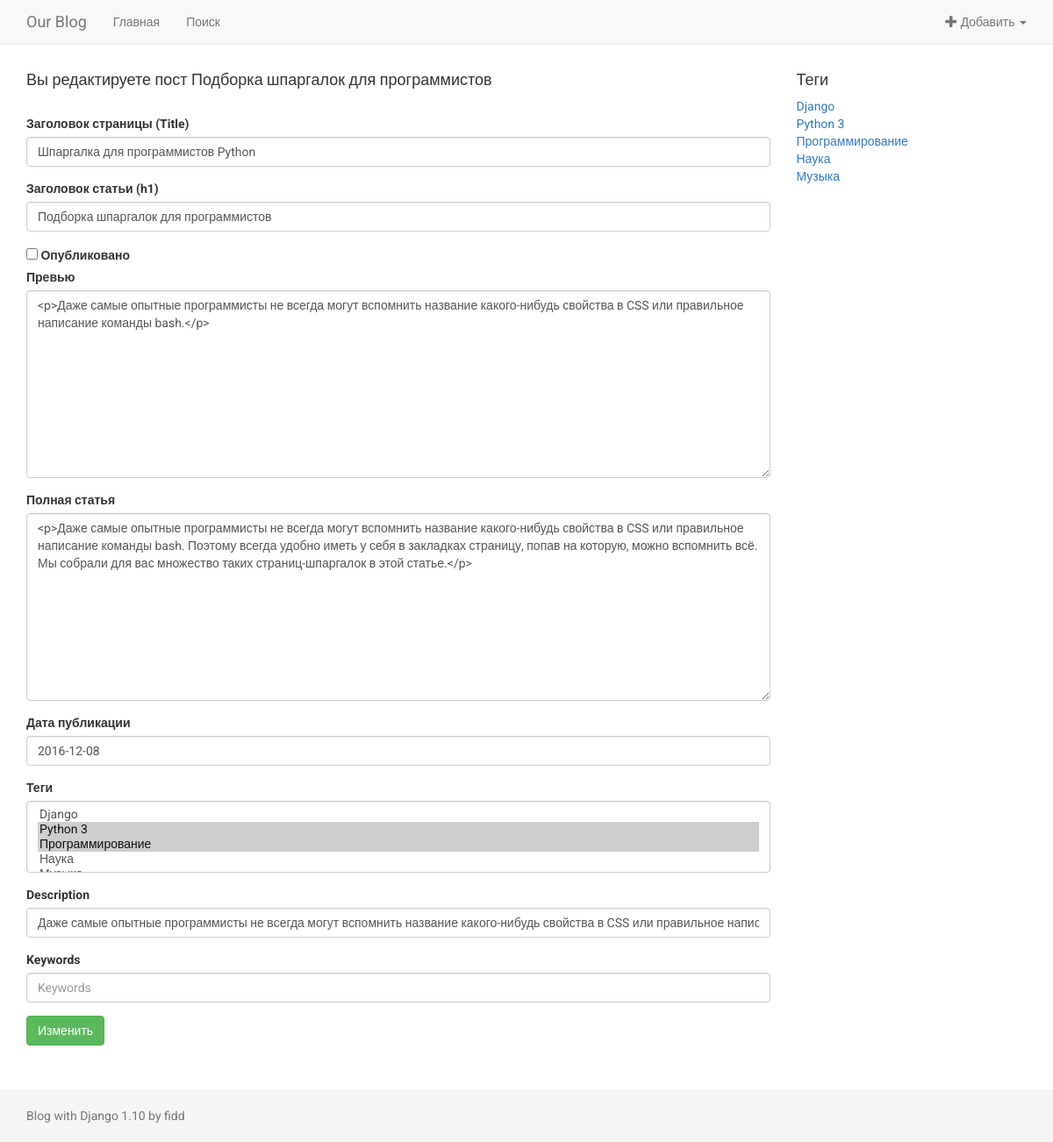
The app's page /post/1/edit/ (signed in), older data.
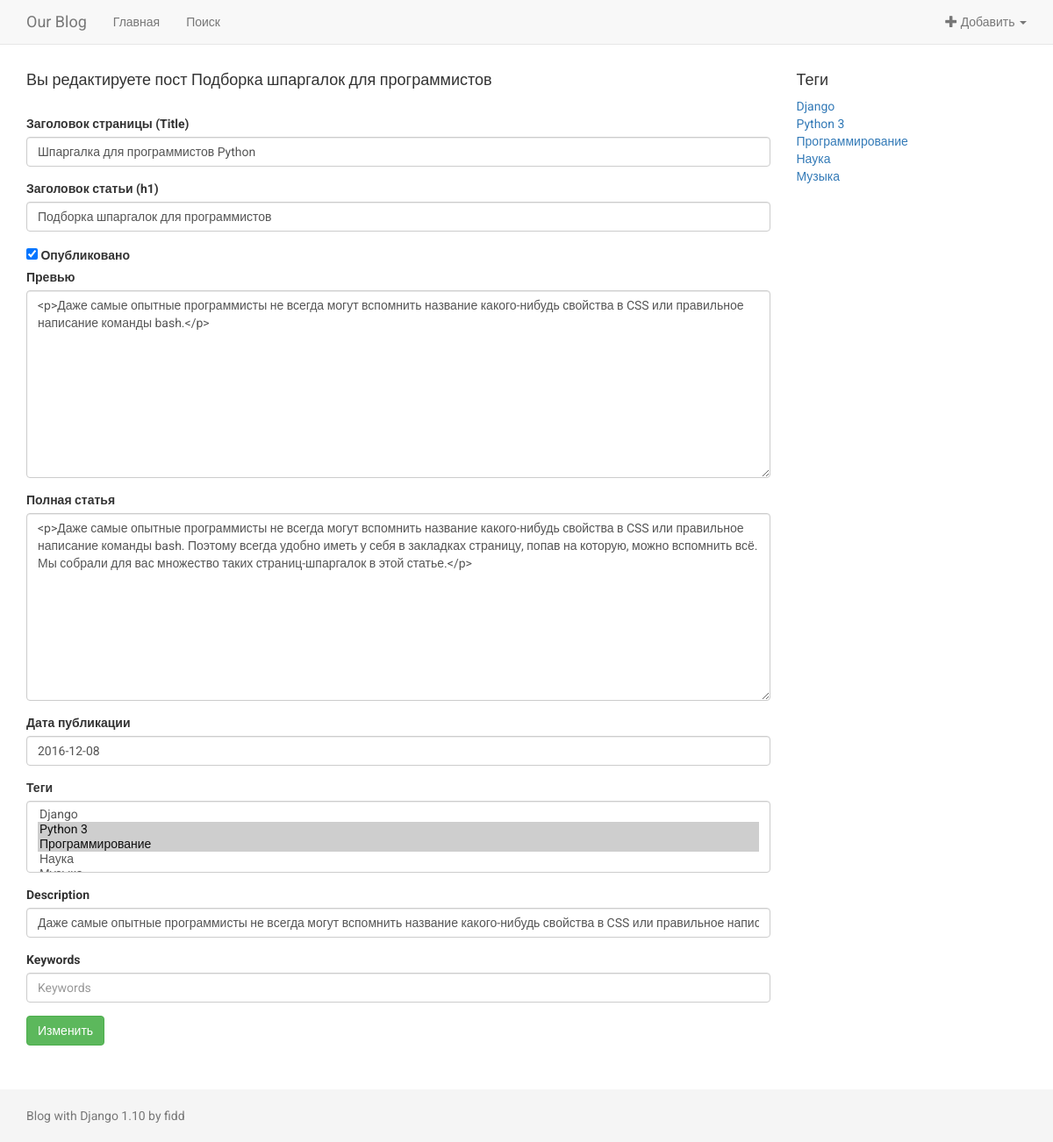
The same page, newer data.
### blog/models.py (models this page shows, shortened)
class Post(models.Model):
    class Meta:
        verbose_name = u'Пост'
        verbose_name_plural = u'Посты'
    title_page = models.CharField(
        verbose_name=u"Заголовок страницы (Title)",
        max_length=200,
        blank=True,
    )
    title_post = models.CharField(
        verbose_name=u"Заголовок статьи (h1)",
        max_length=200,
        unique=True,
    )
    draft = models.BooleanField(verbose_name=u"Опубликовано", default=True)
    preview = RichTextUploadingField(verbose_name=u"Превью")
    text = RichTextUploadingField(verbose_name=u"Полная статья")
    posted = models.DateField(
        verbose_name=u"Дата публикации",
        auto_now=False,
        auto_now_add=False,
    )
    tags = models.ManyToManyField(Tag, verbose_name=u"Теги")
    user = models.ForeignKey(User, on_delete=models.CASCADE, verbose_name=u'Пользователь')
    description = models.CharField(verbose_name=u"Description", max_length=200, blank=True)
    keywords = models.CharField(verbose_name=u"Keywords", max_length=200, blank=True)
    objects = models.Manager()
    status = StatusManager()

### blog/views.py (the view)
# urls.py: url(r'^post/(?P<pk>[0-9]+)/edit/$', views.PostUpdate.as_view(), name='update-post'),
@method_decorator(login_required, name='dispatch')
class PostUpdate(generic.UpdateView):
    model = Post
    template_name = 'blog/post_update.html'
    fields = (
        'title_page',
        'title_post',
        'draft',
        'preview',
        'text',
        'posted',
        'tags',
        'description',
        'keywords',
    )
    success_url = reverse_lazy(index)

### blog/models.py (called while the page is built)
    def __str__(self):
        return self.title

    def get_absolute_url(self):
        return reverse('tag-detail', args=(self.slug,))

### blog/templatetags/template_tags.py (called while the page is built)
@register.inclusion_tag('blog/templatetags/tags.html', takes_context=True)
def tag_list(context):
    return {'tags': Tag.objects.all()}

### templates/blog/post_update.html (shortened to what this page needs)
{% extends 'blog/base.html' %}
{% load bootstrap3 %}
{% block content %}
    <h4>Вы редактируете пост {{ post.title_post }}</h4>
    <form action="" method="post">
        {% bootstrap_form form %}
        <input class="btn btn-default btn-success" type="submit" value="Изменить" />
    </form>
{% endblock %}

Row changes from the older to the newer data that the page shows:
changed Post "Подборка шпаргалок для программистов": draft "☐" → "☑"
